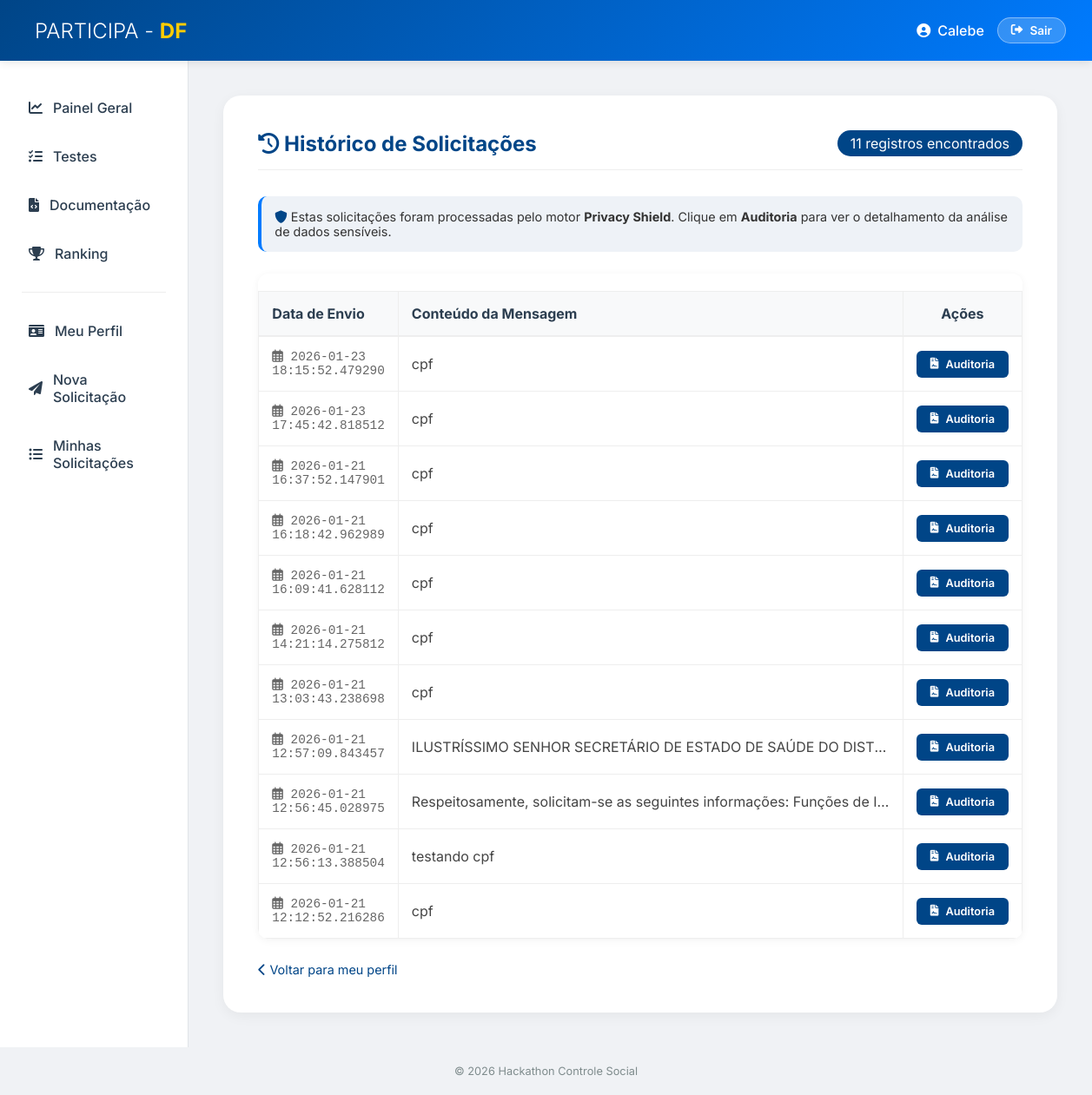
Page /ver_solicitacoes (signed in) on the committed database.
### tables this page shows
CREATE TABLE solicitacoes
    (
        id
        INTEGER
        PRIMARY
        KEY
        AUTOINCREMENT,
        usuario_id
        INTEGER
        NOT
        NULL,
        texto
        TEXT
        NOT
        NULL,
        data_envio
        TIMESTAMP
        DEFAULT
        CURRENT_TIMESTAMP,
        FOREIGN
        KEY
                       (
        usuario_id
                       ) REFERENCES usuarios
                       (
                           id
                       ) );

### src/paginas/real/solicitacao.py (the view)
@solicitacao_bp.route("/ver_solicitacoes")
@login_required
def ver_solicitacoes():
    user_id = session["user_id"]
    conn = sqlite3.connect(obter_caminho_banco())
    cursor = conn.cursor()
    cursor.execute("""
        SELECT texto, data_envio, id
        FROM solicitacoes
        WHERE usuario_id = ?
        ORDER BY data_envio DESC
    """, (user_id,))
    solicitacoes = cursor.fetchall()
    conn.close()
    return render_template("real/pagina_ver_solicitacoes.html", solicitacoes=solicitacoes)

### src/paginas/real/auth.py (called while the page is built)
def login_required(f):
    @wraps(f)
    def decorated_function(*args, **kwargs):
        if "user_id" not in session:  # Use 'user_id' aqui
            flash("Você precisa estar logado para acessar o perfil.", "error")
            return redirect(url_for("auth.login"))
        return f(*args, **kwargs)
    return decorated_function

### src/utils/banco.py (called while the page is built)
def obter_caminho_banco() -> str:
    base_dir = os.path.abspath(os.path.join(os.path.dirname(__file__), "..", ".."))
    dados_dir = os.path.join(base_dir, "dados")
    os.makedirs(dados_dir, exist_ok=True)
    return os.path.join(dados_dir, "banco.db")

### templates/real/pagina_ver_solicitacoes.html (shortened to what this page needs)
{% extends "base.html" %}
{% block main %}
<div style="display: flex; justify-content: space-between; align-items: center; margin-bottom: 30px; border-bottom: 1px solid #eee; padding-bottom: 15px;">
    <h2 style="margin: 0; color: var(--primary);"><i class="fas fa-history"></i> Histórico de Solicitações</h2>
    <span class="badge" style="background: var(--primary); color: white; padding: 5px 15px; border-radius: 20px;">
        {{ solicitacoes|length }} registros encontrados
    </span>
</div>
<div class="info-alert" style="background: #eef2f7; padding: 15px; border-radius: 10px; margin-bottom: 25px; border-left: 4px solid var(--secondary); font-size: 0.9rem; color: #333;">
    <i class="fas fa-shield-alt" style="color: var(--primary);"></i>
    Estas solicitações foram processadas pelo motor <strong>Privacy Shield</strong>. Clique em <strong>Auditoria</strong> para ver o detalhamento da análise de dados sensíveis.
</div>
<div style="background: white; border-radius: 12px; box-shadow: 0 2px 10px rgba(0,0,0,0.05); overflow: hidden;">
    <table class="doc-table" style="width: 100%; border-collapse: collapse;">
        <thead>
            <tr style="background-color: #f8f9fa; text-align: left; border-bottom: 2px solid #eee;">
                <th style="padding: 15px; width: 180px;">Data de Envio</th>
                <th style="padding: 15px;">Conteúdo da Mensagem</th>
                <th style="padding: 15px; width: 180px; text-align: center;">Ações</th>
            </tr>
        </thead>
        <tbody>
            {% if solicitacoes %}
                {% for texto, data, id_real in solicitacoes %}
                <tr style="border-bottom: 1px solid #f0f0f0; transition: background 0.3s;" onmouseover="this.style.backgroundColor='#fafafa'" onmouseout="this.style.backgroundColor='transparent'">
                    <td style="padding: 15px; font-family: 'Courier New', Courier, monospace; color: #666; font-size: 0.9rem;">
                        <i class="far fa-calendar-alt"></i> {{ data }}
                    </td>
                    <td style="padding: 15px;">
                        <div style="max-width: 550px; white-space: nowrap; overflow: hidden; text-overflow: ellipsis; color: #444;" title="{{ texto }}">
                            {{ texto }}
                        </div>
                    </td>
                    <td style="padding: 15px; text-align: center;">
                        <a href="{{ url_for('solicitacao.detalhes_solicitacao', solicitacao_id=id_real) }}"
                           class="btn-primary"
                           style="padding: 8px 16px; font-size: 0.8rem; background: var(--primary); text-decoration: none; border-radius: 6px; display: inline-flex; align-items: center; gap: 8px;">
                            <i class="fas fa-file-contract"></i> Auditoria
                        </a>
                    </td>
                </tr>
                {% endfor %}
            {% endif %}
        </tbody>
    </table>
</div>
<div style="margin-top: 25px;">
    <a href="{{ url_for('perfil.pagina_meu_perfil') }}" style="color: var(--primary); text-decoration: none; font-size: 0.9rem;">
        <i class="fas fa-chevron-left"></i> Voltar para meu perfil
    </a>
</div>
{% endblock %}

### templates/base.html (shortened to what this page needs)
<!doctype html>
<html lang="pt-br">
<head>
    <link rel="stylesheet" href="https://cdnjs.cloudflare.com/ajax/libs/font-awesome/6.0.0/css/all.min.css">
    <link rel="stylesheet" href="{{ url_for('static', filename='css/style.css') }}?v=1.4">
</head>
<body>
<div class="app-container">
    <header class="navbar">
        <div class="navbar-brand">
            <span> PARTICIPA - <strong>DF</strong></span>
        </div>
        <div class="navbar-user">
            {% if session.get('user_id') %}
            <div style="display: flex; align-items: center; gap: 15px;">
                <a href="{{ url_for('perfil.pagina_meu_perfil') }}" class="btn-perfil-nav"
                   style="color: white; text-decoration: none; font-weight: 500; display: flex; align-items: center; gap: 8px;">
                    <i class="fas fa-user-circle"></i>
                    <span>{{ session.get('user_name', 'Usuário') }}</span>
                </a>
                <a href="{{ url_for('auth.logout') }}" class="btn-logout"
                   style="background: rgba(255,255,255,0.2); color: white; padding: 6px 15px; border-radius: 20px; text-decoration: none; font-size: 0.85rem; border: 1px solid rgba(255,255,255,0.4);">
                    <i class="fas fa-sign-out-alt"></i> Sair
                </a>
            </div>
            {% else %}
            <a href="{{ url_for('auth.login') }}" class="btn-login"
               style="color: white; text-decoration: none; font-weight: 600;">
                Acessar Sistema
            </a>
            {% endif %}
        </div>
    </header>
    <div class="main-layout">
        <aside class="sidebar">
            <nav class="side-menu">
                <a href="{{ url_for('index.pagina_index') }}" class="nav-item">
                    <i class="fas fa-chart-line"></i> Painel Geral
                </a>
                <a href="{{ url_for('lista_de_testes.pagina_testes') }}" class="nav-item">
                    <i class="fas fa-list-check"></i> Testes
                </a>
                <a href="{{ url_for('documentacao.pagina_documentacao') }}" class="nav-item">
                    <i class="fas fa-file-code"></i> Documentação
                </a>
                <a href="{{ url_for('ranking_de_testes.pagina_ranking_de_testes') }}" class="nav-item">
                    <i class="fas fa-trophy"></i> Ranking
                </a>
                {% if session.get('user_id') %}
                <div class="menu-divider" style="height: 1px; background: #eee; margin: 20px 10px;"></div>
                <a href="{{ url_for('perfil.pagina_meu_perfil') }}" class="nav-item">
                    <i class="fas fa-id-card"></i> Meu Perfil
                </a>
                <a href="{{ url_for('solicitacao.pagina_enviar_solicitacao') }}" class="nav-item">
                    <i class="fas fa-paper-plane"></i> Nova Solicitação
                </a>
                <a href="{{ url_for('solicitacao.ver_solicitacoes') }}" class="nav-item">
                    <i class="fas fa-list-ul"></i> Minhas Solicitações
                </a>
                {% endif %}
            </nav>
        </aside>
        <main class="content-area">
            <div class="glass-card">
                {% block main %}{% endblock %}
            </div>
        </main>
    </div>
   <footer class="footer" style="text-align: center; padding: 20px; color: var(--text-muted); font-size: 0.8rem;">
        <p>&copy; 2026 Hackathon Controle Social </p>
    </footer>
</body>
</html>

### static/css/style.css (style rules this page uses)
:root { --primary: #004587; --secondary: #007bff; --success: #2ecc71; --danger: #e74c3c; --warning: #f1c40f; --bg-body: #f0f2f5; --sidebar-bg: #ffffff; --text-main: #2c3e50; --text-muted: #7f8c8d; --shadow: 0 4px 15px rgba(0,0,0,0.05); --transition: all 0.3s cubic-bezier(0.25, 0.8, 0.25, 1); }
* { margin: 0; padding: 0; box-sizing: border-box; }
body { font-family: 'Inter', sans-serif; background-color: var(--bg-body); color: var(--text-main); overflow-x: hidden; }
.app-container { display: flex; flex-direction: column; min-height: 100vh; }
.navbar { height: 70px; background: linear-gradient(135deg, var(--primary), var(--secondary)); color: white; display: flex; justify-content: space-between; align-items: center; padding: 0 30px; box-shadow: 0 2px 10px rgba(0,0,0,0.1); z-index: 1000; }
.navbar-brand { font-size: 1.5rem; font-weight: 300; display: flex; align-items: center; gap: 10px; }
.navbar-brand strong { font-weight: 700; color: #ffcc00; }
.btn-logout, .btn-login, .btn-primary { padding: 10px 20px; border-radius: 25px; text-decoration: none; font-weight: 600; font-size: 0.9rem; transition: var(--transition); border: none; cursor: pointer; display: inline-flex; align-items: center; gap: 8px; }
.btn-primary { background: var(--secondary); color: white; }
.btn-logout { background: rgba(255,255,255,0.15); color: white; border: 1px solid rgba(255,255,255,0.3); }
.main-layout { display: flex; flex: 1; }
.sidebar { width: 260px; background: var(--sidebar-bg); border-right: 1px solid #e1e4e8; padding: 30px 15px; }
.nav-item { display: flex; align-items: center; gap: 12px; padding: 14px 18px; color: var(--text-main); text-decoration: none; font-weight: 500; border-radius: 12px; margin-bottom: 8px; transition: var(--transition); }
.content-area { flex: 1; padding: 40px; max-width: 1400px; }
.glass-card { background: white; border-radius: 20px; padding: 40px; box-shadow: var(--shadow); min-height: 80vh; }
.doc-table { width: 100%; border-collapse: collapse; margin-top: 20px; }
.doc-table th { background: #f8f9fa; padding: 12px; border: 1px solid #eee; }
.doc-table td { padding: 12px; border: 1px solid #eee; background: white; }
.footer { padding: 20px; text-align: center; color: var(--text-muted); font-size: 0.85rem; }

### rows in the picture
solicitacoes: data_envio "2026-01-23 18:15:52.479290", texto "cpf"
solicitacoes: data_envio "2026-01-23 17:45:42.818512", texto "cpf"
solicitacoes: data_envio "2026-01-21 16:37:52.147901", texto "cpf"
solicitacoes: data_envio "2026-01-21 16:18:42.962989", texto "cpf"
solicitacoes: data_envio "2026-01-21 16:09:41.628112", texto "cpf"
solicitacoes: data_envio "2026-01-21 14:21:14.275812", texto "cpf"
solicitacoes: data_envio "2026-01-21 13:03:43.238698", texto "cpf"
solicitacoes: data_envio "2026-01-21 12:57:09.843457", texto "ILUSTRÍSSIMO SENHOR SECRETÁRIO DE ESTADO DE SAÚDE DO DIST…"
solicitacoes: data_envio "2026-01-21 12:56:45.028975", texto "Respeitosamente, solicitam-se as seguintes informações: Funções de I…"
solicitacoes: data_envio "2026-01-21 12:56:13.388504", texto "testando cpf"
solicitacoes: data_envio "2026-01-21 12:12:52.216286", texto "cpf"

### other values in the picture
{{ session.get('user_name', 'Usuário') }} "Calebe"
{{ solicitacoes|length }} "11"
